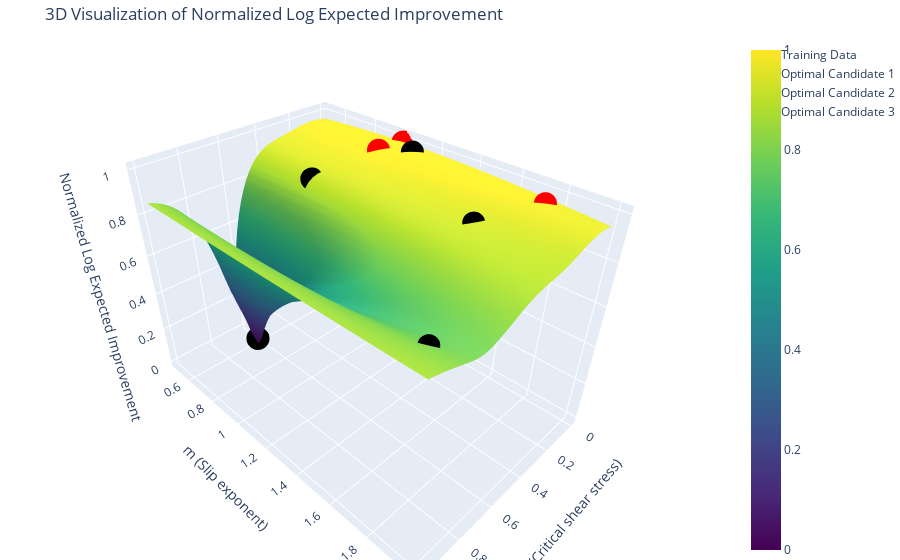

Write notebook code for a chart like this one.
### Code cell
tau_w_range = torch.linspace(bounds[0, 0], bounds[0, 1], 50)
m_range = torch.linspace(bounds[1, 0], bounds[1, 1], 50)
tau_w_grid, m_grid = torch.meshgrid(tau_w_range, m_range, indexing="ij")
grid = torch.stack([tau_w_grid.ravel(), m_grid.ravel()], dim=-1)


acq_values = acq_func(grid.unsqueeze(1)).detach().numpy().reshape(50, 50)


acq_min = acq_values.min()
acq_max = acq_values.max()
acq_values_normalized = (acq_values - acq_min) / (acq_max - acq_min)


train_acq_values = acq_func(train_x.unsqueeze(1)).detach().numpy()
train_acq_values_normalized = (train_acq_values - acq_min) / (acq_max - acq_min)


fig = go.Figure()


fig.add_trace(go.Surface(
    x=tau_w_grid.numpy(),
    y=m_grid.numpy(),
    z=acq_values_normalized,
    colorscale='Viridis',
    name="Normalized Log Expected Improvement"
))


fig.add_trace(go.Scatter3d(
    x=train_x[:, 0].numpy(),
    y=train_x[:, 1].numpy(),
    z=train_acq_values_normalized.flatten(),
    mode='markers',
    marker=dict(size=8, color='black'),
    name='Training Data'
))


for i in range(candidate.shape[0]):
    fig.add_trace(go.Scatter3d(
        x=[candidate[i, 0].item()],
        y=[candidate[i, 1].item()],
        z=[(acq_func(candidate[i].unsqueeze(0).unsqueeze(1)).item() - acq_min) / (acq_max - acq_min)],
        mode='markers',
        marker=dict(size=8, color='red'),
        name=f'Optimal Candidate {i+1}'
    
))


fig.update_layout(
    scene=dict(
        xaxis_title="Tau_W (Critical shear stress)",
        yaxis_title="m (Slip exponent)",
        zaxis_title="Normalized Log Expected Improvement",
    ),
    title="3D Visualization of Normalized Log Expected Improvement",
    margin=dict(l=0, r=0, b=0, t=40)
)


fig.show()
fig.write_html("acquisiton_func.html")

### Figure 1 — Plotly figure (JSON) as saved in the notebook; plotly's stock layout.template omitted (floating-point values rounded to 4 significant figures; data arrays with more than 128 entries replaced by an {"elided": "..."} marker saying what was removed)
{"data": [{"colorscale": [[0, "#440154"], [0.1111, "#482878"], [0.2222, "#3e4989"], [0.3333, "#31688e"], [0.4444, "#26828e"], [0.5556, "#1f9e89"], [0.6667, "#35b779"], [0.7778, "#6ece58"], [0.8889, "#b5de2b"], [1, "#fde725"]], "name": "Normalized Log Expected Improvement", "type": "surface", "x": {"elided": "50x50 float values"}, "y": {"elided": "50x50 float values"}, "z": {"elided": "50x50 float values"}}, {"marker": {"color": "black", "size": 8}, "mode": "markers", "name": "Training Data", "type": "scatter3d", "x": [0.2985, 0.4342, 0.8245, 0.6489, 0.08723], "y": [1.617, 0.876, 1.857, 0.647, 1.13], "z": [0.9276, 0.9074, 0.7951, 0.03687, 0.9999]}, {"marker": {"color": "red", "size": 8}, "mode": "markers", "name": "Optimal Candidate 1", "type": "scatter3d", "x": [0.0583], "y": [1.76], "z": [0.9711]}, {"marker": {"color": "red", "size": 8}, "mode": "markers", "name": "Optimal Candidate 2", "type": "scatter3d", "x": [0.1588], "y": [1], "z": [0.9915]}, {"marker": {"color": "red", "size": 8}, "mode": "markers", "name": "Optimal Candidate 3", "type": "scatter3d", "x": [0.001], "y": [1], "z": [0.985]}], "layout": {"margin": {"b": 0, "l": 0, "r": 0, "t": 40}, "scene": {"xaxis": {"title": {"text": "Tau_W (Critical shear stress)"}}, "yaxis": {"title": {"text": "m (Slip exponent)"}}, "zaxis": {"title": {"text": "Normalized Log Expected Improvement"}}}, "title": {"text": "3D Visualization of Normalized Log Expected Improvement"}}}
